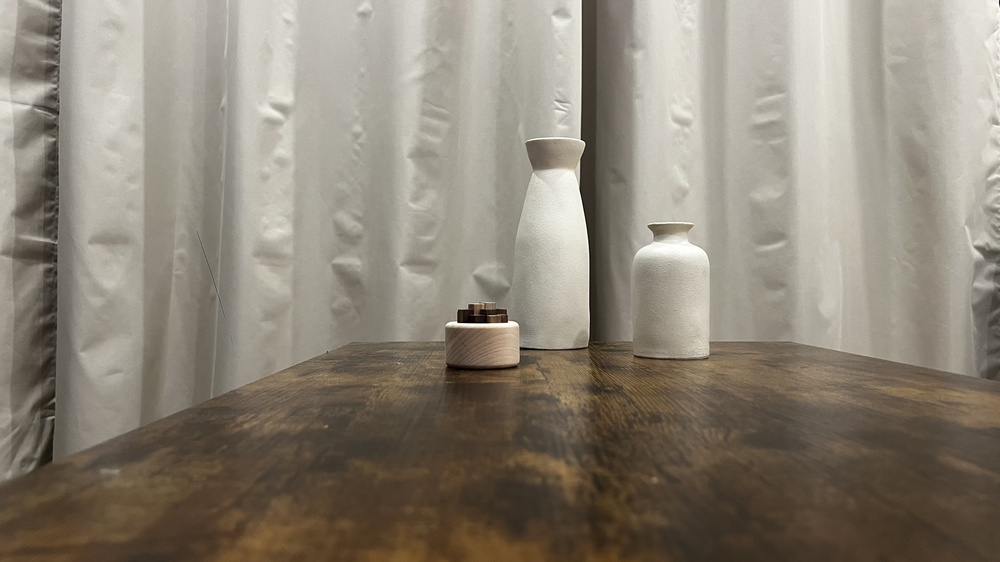
#> input picture Assignments/Assignment3/Images/img0.jpg, 1000 x 562 px, shrunk from 4032 x 2268 before the run
$ python img_depth.py
#> lines starting #> are read from the running program, lines starting #| are printed output that depends on the picture
import os
import cv2
import matplotlib
import numpy as np
matplotlib.use("Agg")
import matplotlib.pyplot as plt


#declating and importing images path
images_folder = "Images"
img0_path = os.path.join(images_folder, "img0.jpg")
img1_path = os.path.join(images_folder, "img1.jpg")
img2_path = os.path.join(images_folder, "img2.jpg")

#setting up parameter
focal_length = 850.0 #pixles
b1=1.6 #cm
b2=3.2 #cm

#images as greyscale
img0 = cv2.imread(img0_path, cv2.IMREAD_GRAYSCALE)
#> img0: shape (562, 1000); min 0, max 255, mean 133.4
img1 = cv2.imread(img1_path, cv2.IMREAD_GRAYSCALE)
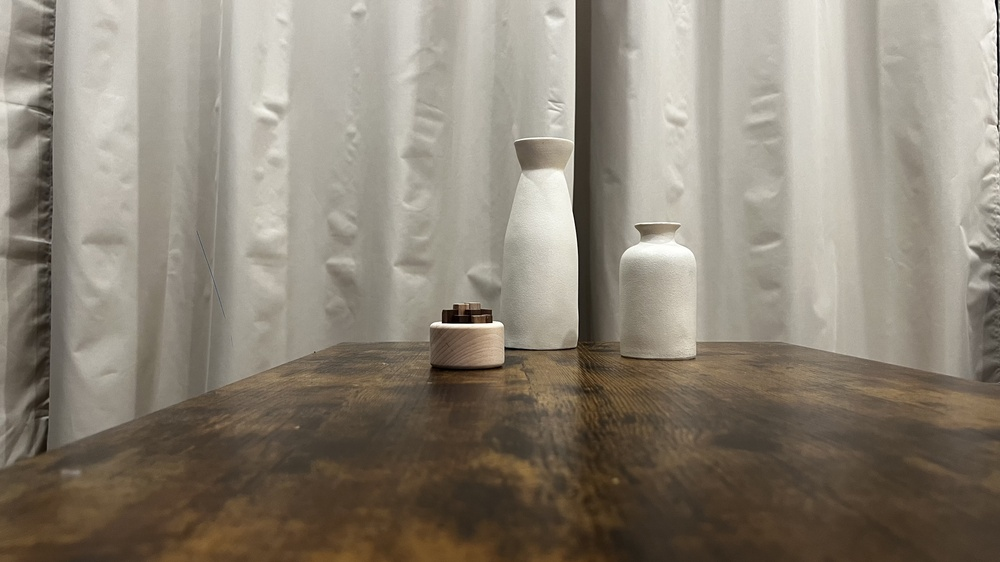
#> input picture Assignments/Assignment3/Images/img1.jpg, 1000 x 562 px, shrunk from 4032 x 2268 before the run
#> img1: shape (562, 1000); min 0, max 255, mean 132.4
img2 = cv2.imread(img2_path, cv2.IMREAD_GRAYSCALE)
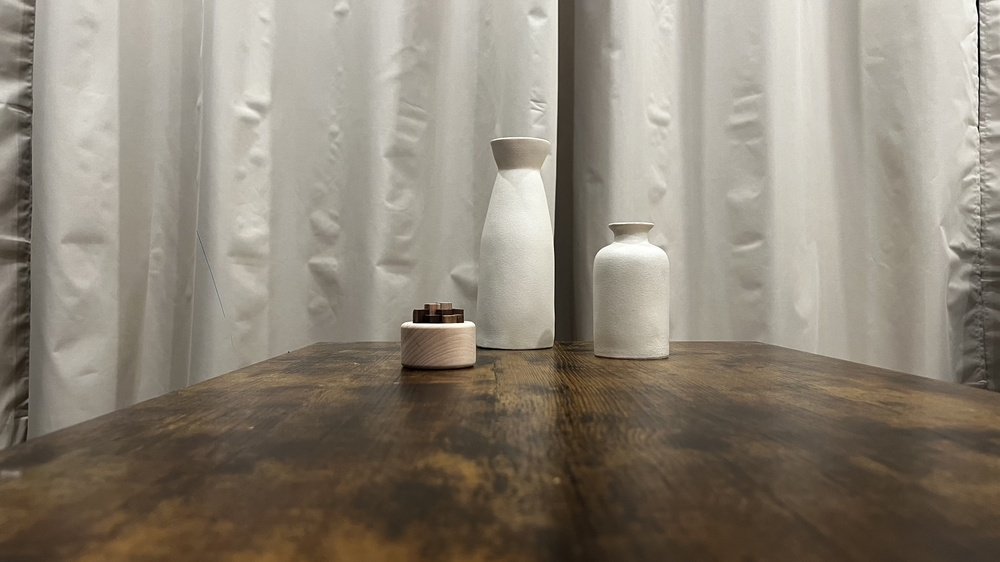
#> input picture Assignments/Assignment3/Images/img2.jpg, 1000 x 562 px, shrunk from 4032 x 2268 before the run
#> img2: shape (562, 1000); min 0, max 255, mean 132.8

#unsing disparity (stereo), compute it and clean
stereo = cv2.StereoBM_create(numDisparities=64, blockSize=15)
disparaty1 = stereo.compute(img0, img1).astype(float)/16.0
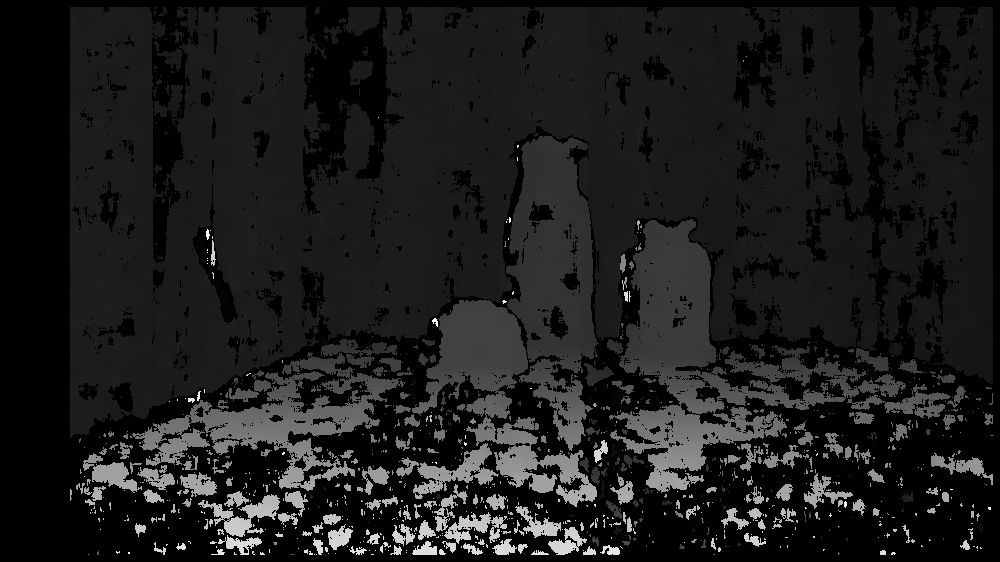
#> disparaty1: shape (562, 1000) float64; min -1, max 63, mean 6.2; drawn with min black and max white
disparaty2 = stereo.compute(img0, img2).astype(float)/16.0
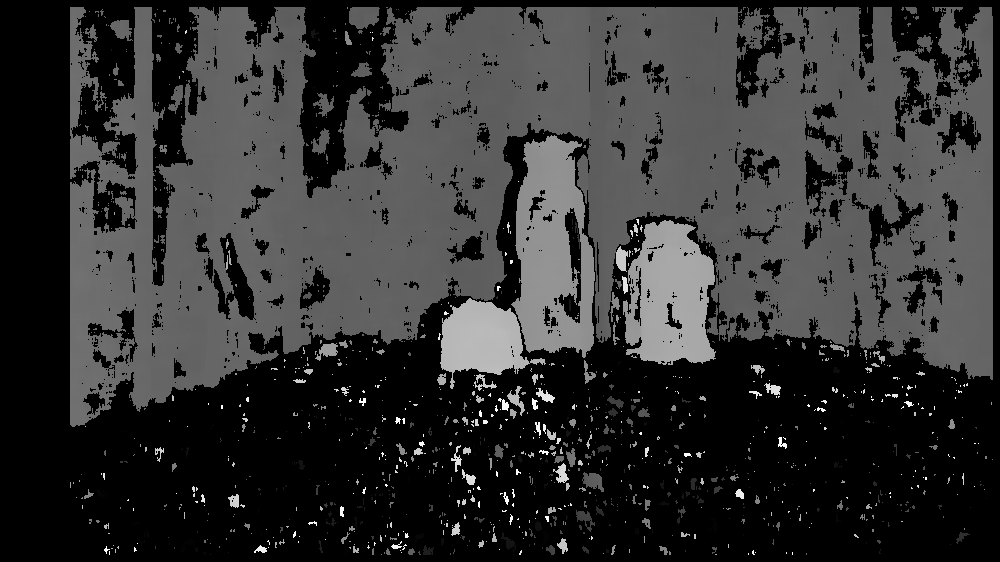
#> disparaty2: shape (562, 1000) float64; min -1, max 63, mean 11.9; drawn with min black and max white
disparaty1[disparaty1 <= 0.0] = 0.1
disparaty2[disparaty2 <= 0.0] = 0.1

#computing the depth and clip it for display
depth1 = (focal_length*b1)/disparaty1
depth2 = (focal_length*b2)/disparaty2
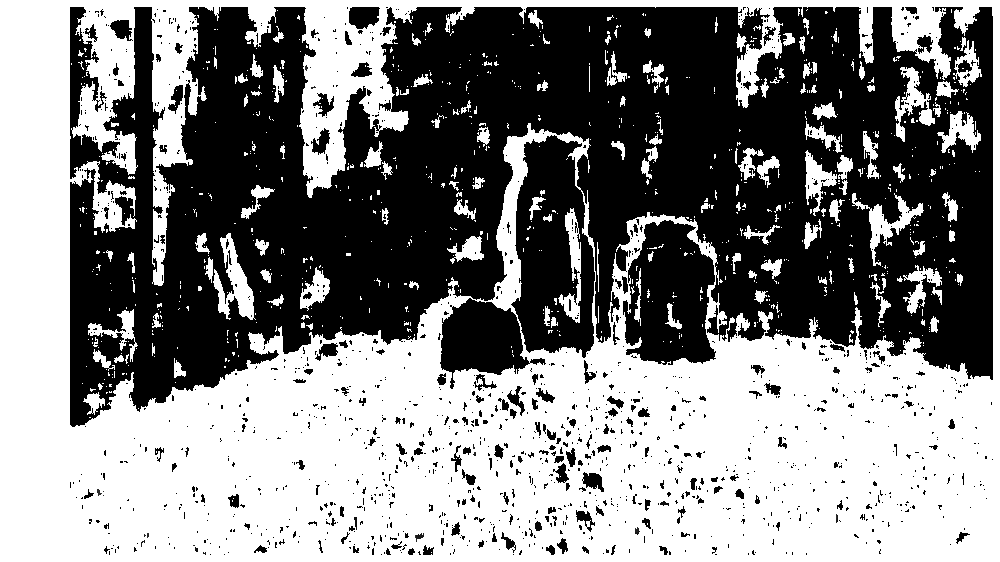
#> depth2: shape (562, 1000) float64; min 43.17, max 27200, mean 14141.4; drawn with min black and max white
depth1_display = np.clip(depth1, 0, 100)
depth2_display = np.clip(depth2, 0, 100)
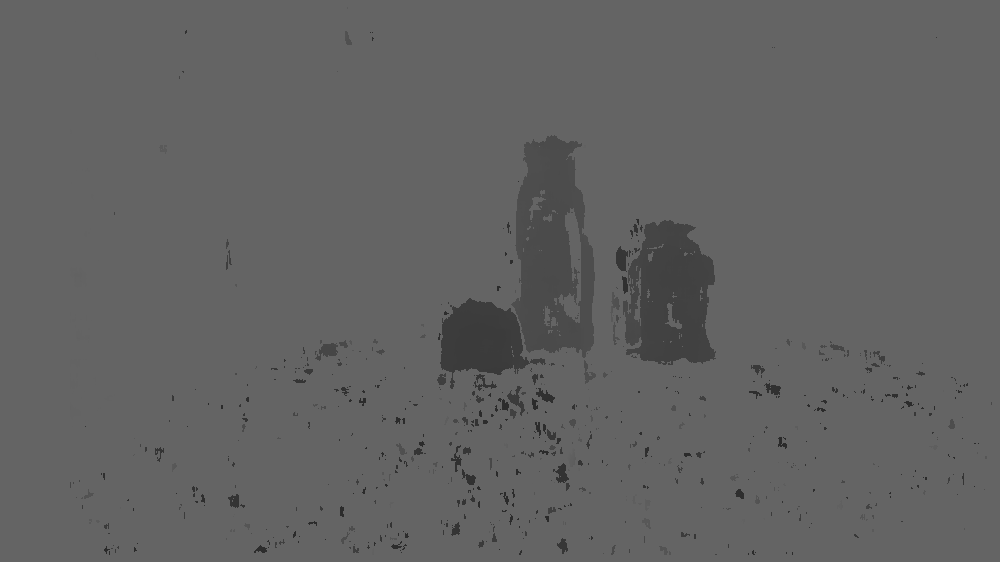
#> depth2_display: shape (562, 1000) float64; min 43.17, max 100, mean 98

#displaying (printing out)
plt.figure(figsize=(18, 10))
plt.subplot(2, 3, 1)
plt.title("img0")
plt.imshow(img0, cmap='gray')
plt.axis('off')
plt.subplot(2, 3, 2)
plt.title("Disparity img0 vs img1")
plt.imshow(disparaty1, cmap='plasma')
plt.colorbar(label='Disparity')
plt.axis('off')
plt.subplot(2, 3, 3)
plt.title("Depth Map (b1)")
plt.imshow(depth1_display, cmap='gray')
plt.colorbar(label='Depth (cm)')
plt.axis('off')
plt.subplot(2, 3, 4)
plt.title("img2 (Right View)")
plt.imshow(img2, cmap='gray')
plt.axis('off')
plt.subplot(2, 3, 5)
plt.title("Disparity img0 vs img2")
plt.imshow(disparaty2, cmap='plasma')
plt.colorbar(label='Disparity')
plt.axis('off')
plt.subplot(2, 3, 6)
plt.title("Depth Map (b2)")
plt.imshow(depth2_display, cmap='gray')
plt.colorbar(label='Depth (cm)')
plt.axis('off')
plt.tight_layout()
plt.savefig("results.png", dpi=150)
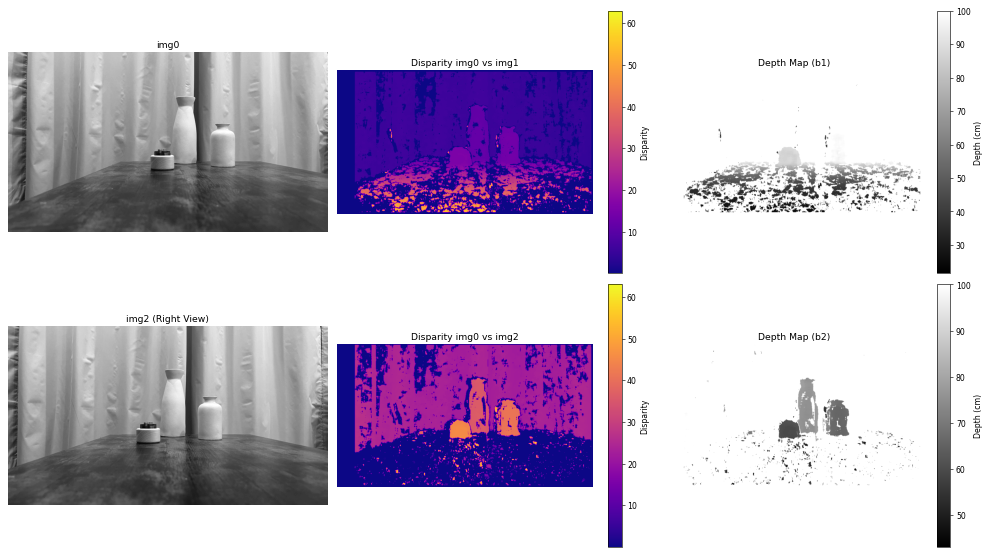
#> figure drawn by matplotlib, 10 panels
